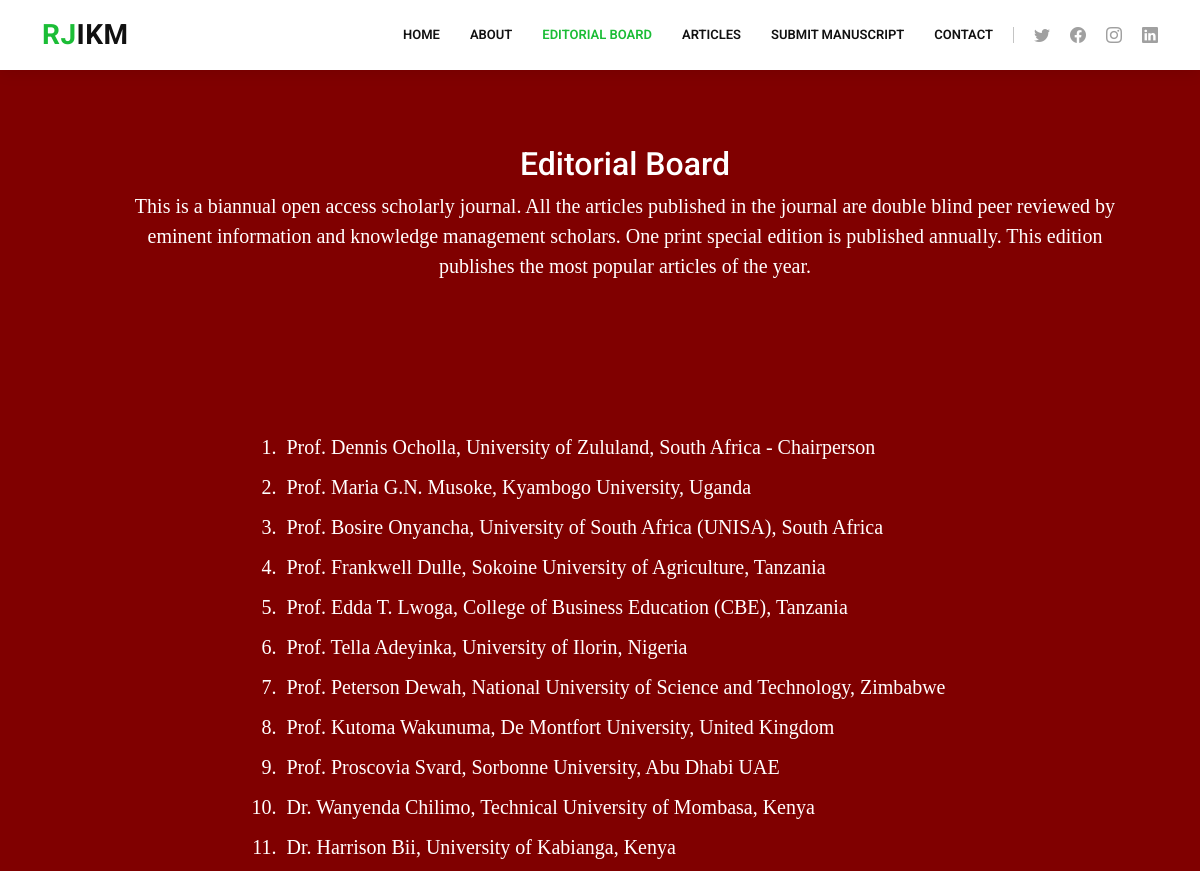
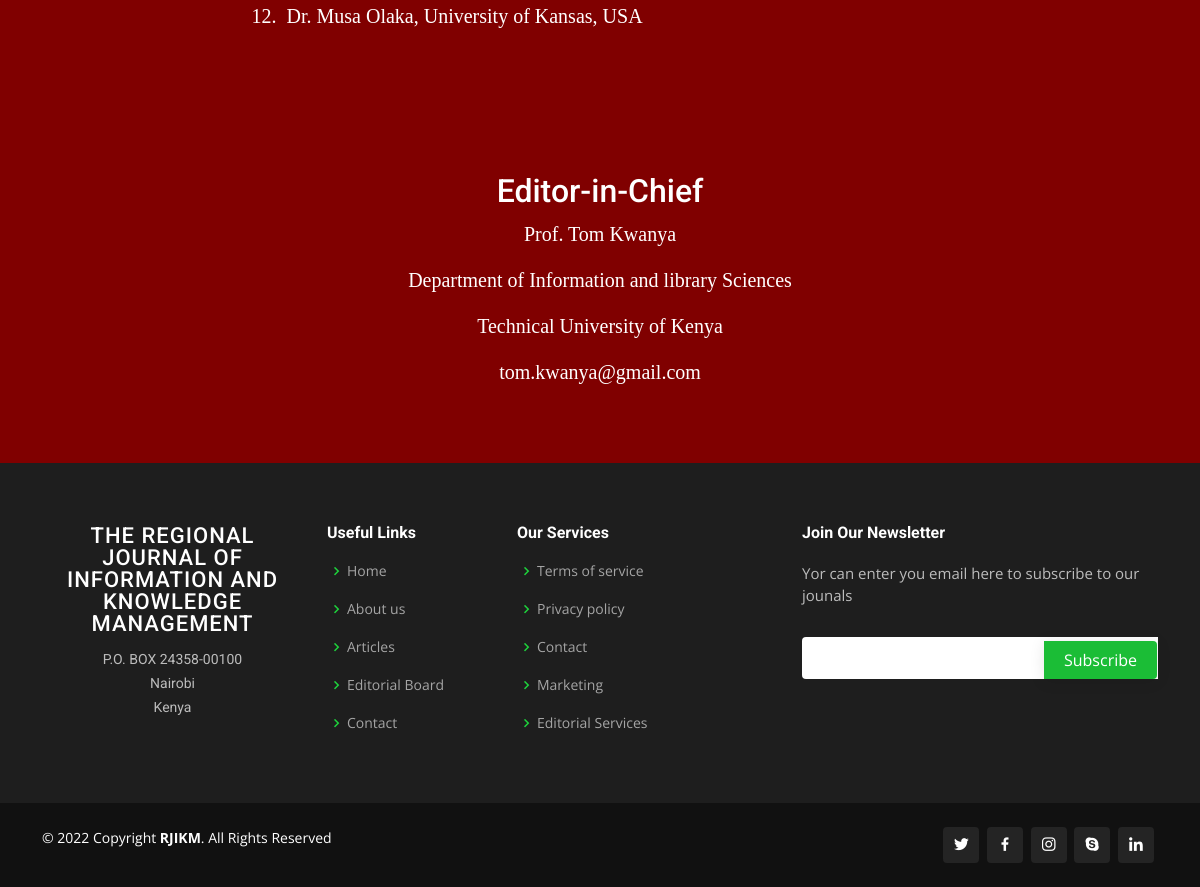
Screenshot of /rjikm/editorial/ with the database file from the repository (2 pictures, top to bottom).
### rjikm/models.py (models this page shows, shortened)
class Editorialboard(models.Model):
    Prefix = models.CharField(max_length=20, default="Prof")
    FirstName = models.CharField(max_length=100, default='Tom')
    SecondName = models.CharField(max_length=100, default='Kwanya')
    University = models.CharField(max_length=100, default="Technical University of Kenya")
    Country = models.CharField(max_length=100, default="Kenya")

class Editorinchief(models.Model):
    FullName = models.CharField(max_length=100, default='Tom')
    University = models.CharField(max_length=100, default="Technical University of Kenya")
    Department = models.CharField(max_length=100, default="Information and library Sciences")
    MyEmail = models.CharField(max_length=100, default="tom.kwanya@gmail.com")

### rjikm/views.py (the view)
# urls.py: path("editorial/", views.editorial, name="editorial"),
def editorial(request):
    editorialboard = Editorialboard.objects.all()
    editorinchief = Editorinchief.objects.all()
    return render(request, 'rjikm/editorialboard.html',
                  {'editorialboard': editorialboard, 'editorinchief': editorinchief})

### rjikm/templates/rjikm/editorialboard.html (shortened to what this page needs)
{% extends "rjikm/layouteditorial.html" %}
{% block body %}
<section style="background-color: maroon;">
 <div class="aboutus">
  <h2 style="text-align:center; color: white;"> Editorial Board</h2>
  <p style="text-align:center; color: white;"> This is a biannual open access scholarly journal. All the articles published in the journal are double blind peer reviewed by eminent information and knowledge management scholars. One print special edition is published annually. This edition publishes the most popular articles of the year.</p>
 </div>
</section>
<section style="background-color: maroon;">
  <div style=" text-align:center; color: white; font-family: Times New Roman, Times, serif; font-size: 20px;">
    <ol style="display: inline-block; text-align: left">
        {% for member in editorialboard %}
        <li style="padding: 5px;" >
        {{ member.Prefix }} {{ member.FirstName }} {{ member.SecondName }} {{member.University }} {{ member.Country}}
        </li>
        {% endfor %}
      </ol>
  </div>
</section>
<section style="background-color: maroon;">
  <div style=" text-align:center; color: white; font-family: Times New Roman, Times, serif; font-size: 20px;">
    <h2 style="text-align:center; color: white;"> Editor-in-Chief</h2>
    <div>
        {% for editor in editorinchief %}
        <p> {{editor.FullName}} </p>
        <p> {{editor.Department}}</p>
        <p> {{editor.University}} </p>
        <p> {{editor.MyEmail}}</p>
        {% endfor %}
    </div>
  </div>
</section>
{% endblock %}

### rjikm/static/rjikm/style.css (style rules this page uses)
body { font-family: "Open Sans", sans-serif; color: #4d4643; }
h1, h2, h3, h4, h5, h6 { font-family: "Roboto", sans-serif; }
.mission, .vision, .aboutus { margin: 30px 20px 0px 20px; padding: 55px 50px 10px 100px; font-family: "Times New Roman", Times, serif; font-size: 20px; }
section { padding: 60px 0; overflow: hidden; }

### rows the page displays
Editorialboard: Prefix "Prof.", FirstName "Dennis", SecondName "Ocholla,", University "University of Zululand,", Country "South Africa - Chairperson"
Editorialboard: Prefix "Prof.", FirstName "Maria G.N.", SecondName "Musoke,", University "Kyambogo University,", Country "Uganda"
Editorialboard: Prefix "Prof.", FirstName "Bosire", SecondName "Onyancha,", University "University of South Africa (UNISA),", Country "South Africa"
Editorialboard: Prefix "Prof.", FirstName "Frankwell", SecondName "Dulle,", University "Sokoine University of Agriculture,", Country "Tanzania"
Editorialboard: Prefix "Prof.", FirstName "Edda T.", SecondName "Lwoga,", University "College of Business Education (CBE),", Country "Tanzania"
Editorialboard: Prefix "Prof.", FirstName "Tella", SecondName "Adeyinka,", University "University of Ilorin,", Country "Nigeria"
Editorialboard: Prefix "Prof.", FirstName "Peterson", SecondName "Dewah,", University "National University of Science and Technology,", Country "Zimbabwe"
Editorialboard: Prefix "Prof.", FirstName "Kutoma", SecondName "Wakunuma,", University "De Montfort University,", Country "United Kingdom"
Editorialboard: Prefix "Prof.", FirstName "Proscovia", SecondName "Svard,", University "Sorbonne University,", Country "Abu Dhabi UAE"
Editorialboard: Prefix "Dr.", FirstName "Wanyenda", SecondName "Chilimo,", University "Technical University of Mombasa,", Country "Kenya"
Editorialboard: Prefix "Dr.", FirstName "Harrison", SecondName "Bii,", University "University of Kabianga,", Country "Kenya"
Editorialboard: Prefix "Dr.", FirstName "Musa", SecondName "Olaka,", University "University of Kansas,", Country "USA"
Editorinchief: FullName "Prof. Tom Kwanya", Department "Department of Information and library Sciences", University "Technical University of Kenya", MyEmail "tom.kwanya@gmail.com"
